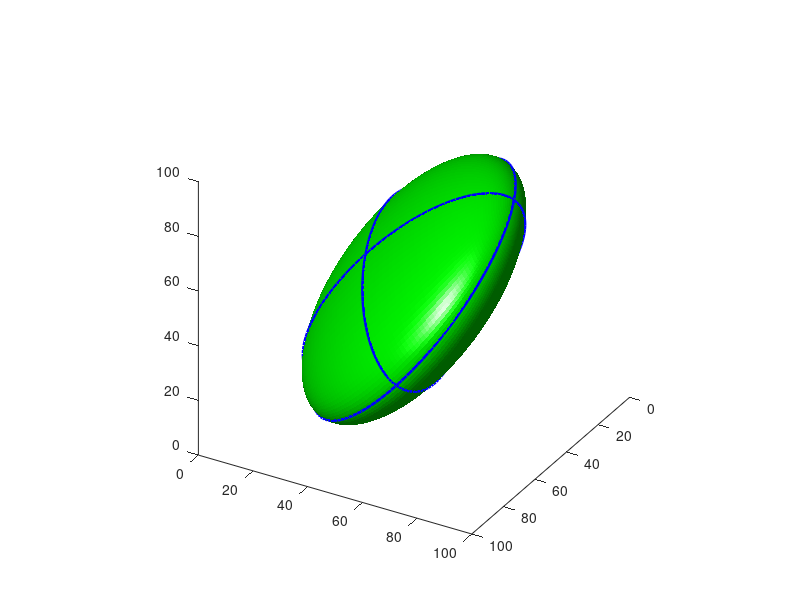
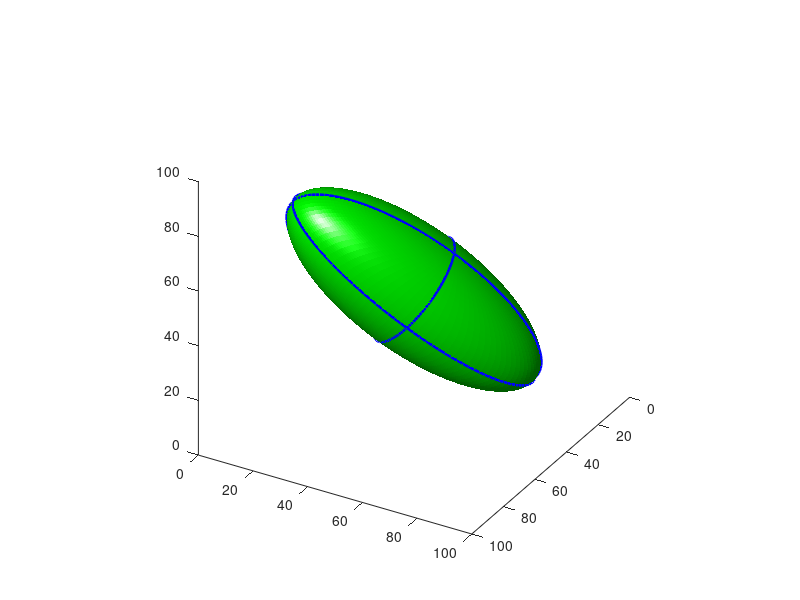

MATLAB code to generate these figures, in order:
%DEMODRAWELLIPSOID  One-line description here, please.
%
%   output = demoDrawEllipsoid(input)
%
%   Example
%   demoDrawEllipsoid
%
%   See also
%
 
% ------
% Author: David Legland
% e-mail: david.legland@inrae.fr
% INRAE - BIA Research Unit - BIBS Platform (Nantes)
% Created: 2026-10-28,    using Matlab 26.2.0.3386108 (R2026b)
% Copyright 2026 INRAE.


%% Common data

center = [50 50 50];
orient = [120 40 10];
azel =  [120 30];

%% Oblate ellipsoid

ell1 = [center 20 50 50 orient];

figure; hold on; axis equal; axis([0 100 0 100 0 100]);
drawEllipsoid(ell1, 'faceColor', 'g', ...
    'nPhi', 100, 'nTheta', 100, ...
    'drawEllipses', true, 'EllipseColor', 'b', 'EllipseWidth', 2);
view(azel); light;
print(gcf, 'ellipsoid_oblate.png', '-dpng');


%% Prolate ellipsoid

ell2 = [center 50 20 20 orient];

figure; hold on; axis equal; axis([0 100 0 100 0 100]);
drawEllipsoid(ell2, 'faceColor', 'g', ...
    'nPhi', 100, 'nTheta', 100, ...
    'drawEllipses', true, 'EllipseColor', 'b', 'EllipseWidth', 2);
view(azel); light;
print(gcf, 'ellipsoid_prolate.png', '-dpng');
